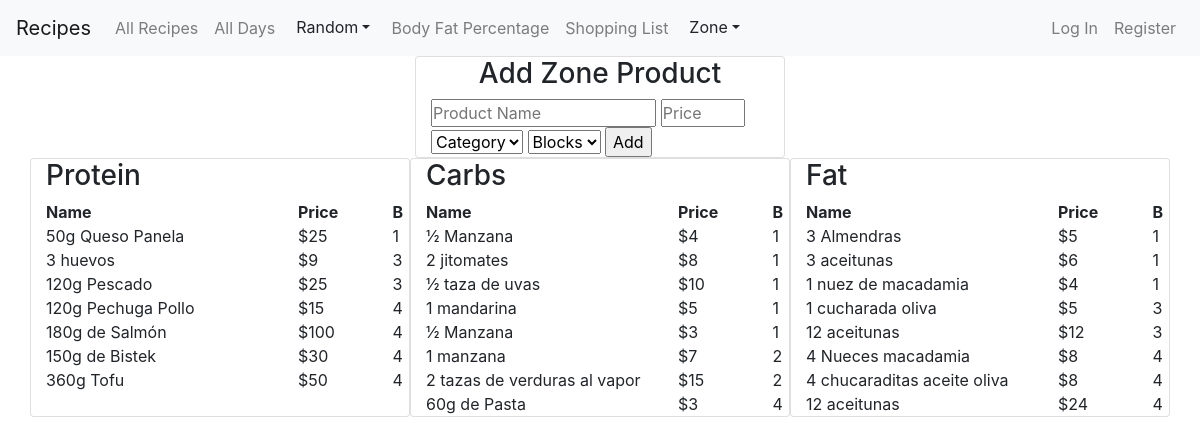
The page /zone_add_product on the database as committed earlier.
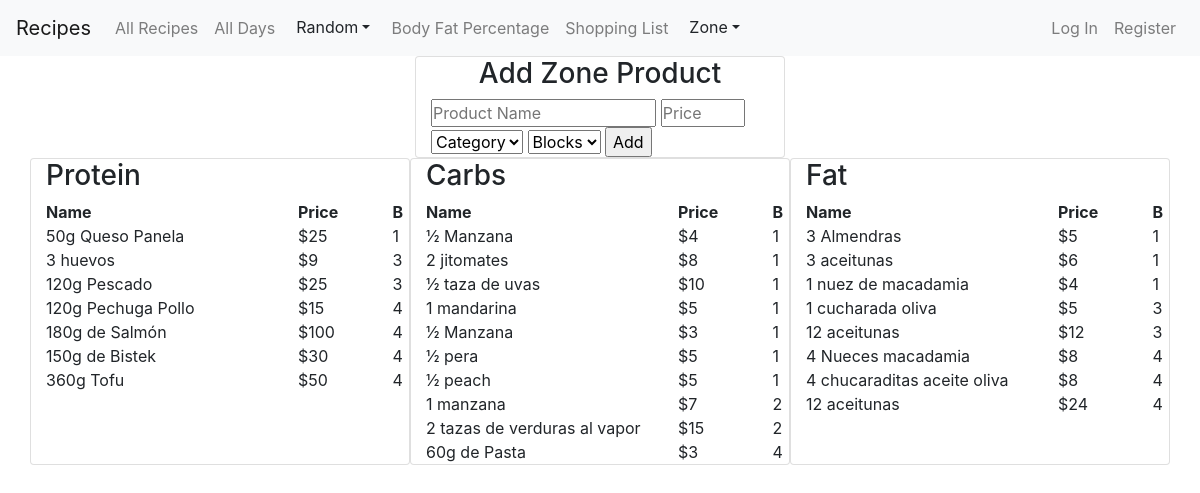
The same page on the database as committed later.
### app/models.py (models this page shows, shortened)
class ZoneProduct(models.Model):
    name = models.CharField(max_length=30)
    price = models.IntegerField()
    category = models.CharField(max_length=20)
    blocks = models.IntegerField()

### app/views.py (the view, shortened to what this page needs)
# urls.py: path("zone_add_product", views.zone_add_product, name="zone_add_product"),
def zone_add_product(request):
    if request.method == 'GET':
        products = ZoneProduct.objects.all().order_by('blocks')
        return render(request, 'app/zone_add_product.html', {
            'products': products
        })

### app/templates/app/zone_add_product.html (shortened to what this page needs)
{% extends 'app/layout.html' %}
{% block body %}
  <div class="container">
  <div class="card col-lg-4 col-sm-8 mx-auto">
    <h3 class='text-center'>Add Zone Product</h3>
    <form action="zone_add_product" method='post'>
      <input class="col-8 p-0" type='text'   name="name" placeholder="Product Name" autofocus required>
      <input class="col-3 p-0" type="number" name="price" placeholder="Price" required>
      <select name="category" required>
        <option selected disabled>Category</option>
      </select>
      <select name="blocks" required>
        <option selected disabled>Blocks</option>
      </select>
      <input type="submit" value="Add">
    </form>
  </div>
  <div class="row">
    <div class="card col-lg-4 col-sm-10 mx-auto">
      <h3>Protein</h3>
      <div class="row">
        <div class="col-8"><b>Name</b></div>
        <div class="col-3"><b>Price</b></div>
        <div class="col-1"><b>B</b></div>
      </div>
      {% for product in products %}
        {% if product.category == 'Protein' %}
          <div class="row">
            <div class="col-8">
              {{product.name}}
            </div>
            <div class="col-3">
              ${{product.price}}
            </div>
            <div class="col-1">
              {{product.blocks}}
            </div>
          </div>
        {% endif %}
      {% endfor %}
    </div>
    <div class="card col-lg-4 col-sm-10 mx-auto">
      <h3>Carbs</h3>
      <div class="row">
        <div class="col-8"><b>Name</b></div>
        <div class="col-3"><b>Price</b></div>
        <div class="col-1"><b>B</b></div>
      </div>
      {% for product in products %}
        {% if product.category == 'Carbs' %}
          <div class="row">
            <div class="col-8">
              {{product.name}}
            </div>
            <div class="col-3">
              ${{product.price}}
            </div>
            <div class="col-1">
              {{product.blocks}}
            </div>
          </div>
        {% endif %}
      {% endfor %}
    </div>
    <div class="card col-lg-4 col-sm-10 mx-auto">
      <h3>Fat</h3>
      <div class="row">
        <div class="col-8"><b>Name</b></div>
        <div class="col-3"><b>Price</b></div>
        <div class="col-1"><b>B</b></div>
      </div>
      {% for product in products %}
        {% if product.category == 'Fat' %}
          <div class="row">
            <div class="col-8">
              {{product.name}}
            </div>
            <div class="col-3">
              ${{product.price}}
            </div>
            <div class="col-1">
              {{product.blocks}}
            </div>
          </div>
        {% endif %}
      {% endfor %}
    </div>
  </div>
</div>
{% endblock %}

Rows that differ between the two databases and show on the page:
added ZoneProduct: name "½ pera", price "5", blocks "1", shown under "Carbs"
added ZoneProduct: name "½ peach", price "5", blocks "1", shown under "Carbs"
